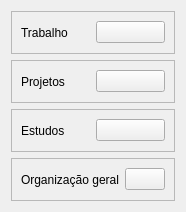
                            <widget class="QWidget" name="scrollAreaWidgetContents_2">
                             <property name="geometry">
                              <rect>
                               <x>0</x>
                               <y>0</y>
                               <width>169</width>
                               <height>212</height>
                              </rect>
                             </property>
                             <layout class="QVBoxLayout" name="verticalLayout_21">
                              <item>
                               <widget class="QFrame" name="frame_16">
                                <property name="styleSheet">
                                 <string notr="true">#frame_11 {
    background-color: rgb(255, 96, 99); /* Fundo sólido */
    border-radius: 5px;
    border: solid 3px rgb(255, 0, 4); /* Borda destacada */
}
</string>
                                </property>
                                <property name="frameShape">
                                 <enum>QFrame::Shape::StyledPanel</enum>
                                </property>
                                <property name="frameShadow">
                                 <enum>QFrame::Shadow::Raised</enum>
                                </property>
                                <layout class="QHBoxLayout" name="horizontalLayout_20">
                                 <item>
                                  <widget class="QLabel" name="label_5">
                                   <property name="text">
                                    <string>Trabalho</string>
                                   </property>
                                  </widget>
                                 </item>
                                 <item>
                                  <widget class="QPushButton" name="pushButton_5">
                                   <property name="text">
                                    <string/>
                                   </property>
                                   <property name="icon">
                                    <iconset resource="../assets/resource.qrc">
                                     <normaloff>:/icons/icons/MingcuteDownFill.svg</normaloff>:/icons/icons/MingcuteDownFill.svg</iconset>
                                   </property>
                                  </widget>
                                 </item>
                                </layout>
                               </widget>
                              </item>
                              <item>
                               <widget class="QFrame" name="frame_17">
                                <property name="frameShape">
                                 <enum>QFrame::Shape::StyledPanel</enum>
                                </property>
                                <property name="frameShadow">
                                 <enum>QFrame::Shadow::Raised</enum>
                                </property>
                                <layout class="QHBoxLayout" name="horizontalLayout_21">
                                 <item>
                                  <widget class="QLabel" name="label_6">
                                   <property name="text">
                                    <string>Projetos</string>
                                   </property>
                                  </widget>
                                 </item>
                                 <item>
                                  <widget class="QPushButton" name="pushButton_6">
                                   <property name="text">
                                    <string/>
                                   </property>
                                   <property name="icon">
                                    <iconset resource="../assets/resource.qrc">
                                     <normaloff>:/icons/icons/MingcuteDownFill.svg</normaloff>:/icons/icons/MingcuteDownFill.svg</iconset>
                                   </property>
                                  </widget>
                                 </item>
                                </layout>
                               </widget>
                              </item>
                              <item>
                               <widget class="QFrame" name="frame_18">
                                <property name="frameShape">
                                 <enum>QFrame::Shape::StyledPanel</enum>
                                </property>
                                <property name="frameShadow">
                                 <enum>QFrame::Shadow::Raised</enum>
                                </property>
                                <layout class="QHBoxLayout" name="horizontalLayout_22">
                                 <item>
                                  <widget class="QLabel" name="label_7">
                                   <property name="text">
                                    <string>Estudos</string>
                                   </property>
                                  </widget>
                                 </item>
                                 <item>
                                  <widget class="QPushButton" name="pushButton_7">
                                   <property name="text">
                                    <string/>
                                   </property>
                                   <property name="icon">
                                    <iconset resource="../assets/resource.qrc">
                                     <normaloff>:/icons/icons/MingcuteDownFill.svg</normaloff>:/icons/icons/MingcuteDownFill.svg</iconset>
                                   </property>
                                  </widget>
                                 </item>
                                </layout>
                               </widget>
                              </item>
                              <item>
                               <widget class="QFrame" name="frame_19">
                                <property name="frameShape">
                                 <enum>QFrame::Shape::StyledPanel</enum>
                                </property>
                                <property name="frameShadow">
                                 <enum>QFrame::Shadow::Raised</enum>
                                </property>
                                <layout class="QHBoxLayout" name="horizontalLayout_23">
                                 <item>
                                  <widget class="QLabel" name="label_8">
                                   <property name="text">
                                    <string>Organização geral</string>
                                   </property>
                                  </widget>
                                 </item>
                                 <item>
                                  <widget class="QPushButton" name="pushButton_8">
                                   <property name="text">
                                    <string/>
                                   </property>
                                   <property name="icon">
                                    <iconset resource="../assets/resource.qrc">
                                     <normaloff>:/icons/icons/MingcuteDownFill.svg</normaloff>:/icons/icons/MingcuteDownFill.svg</iconset>
                                   </property>
                                  </widget>
                                 </item>
                                </layout>
                               </widget>
                              </item>
                             </layout>
                            </widget>
